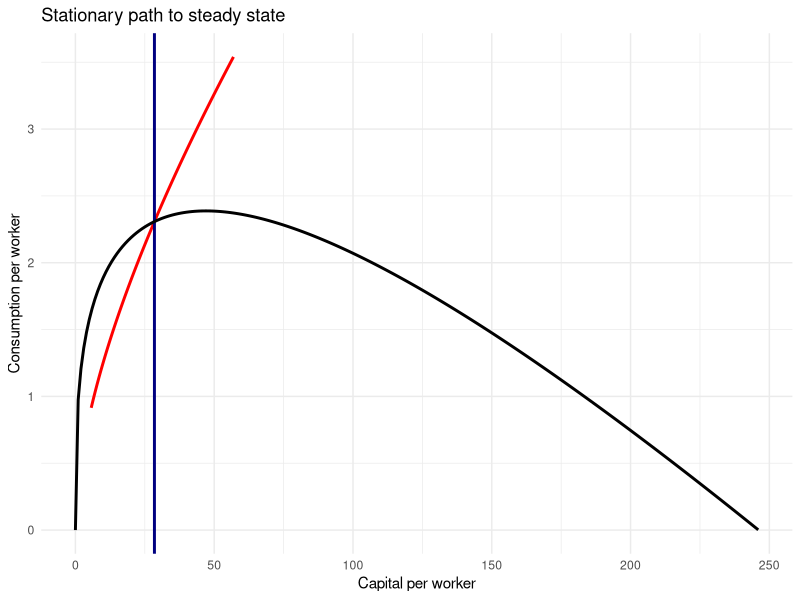
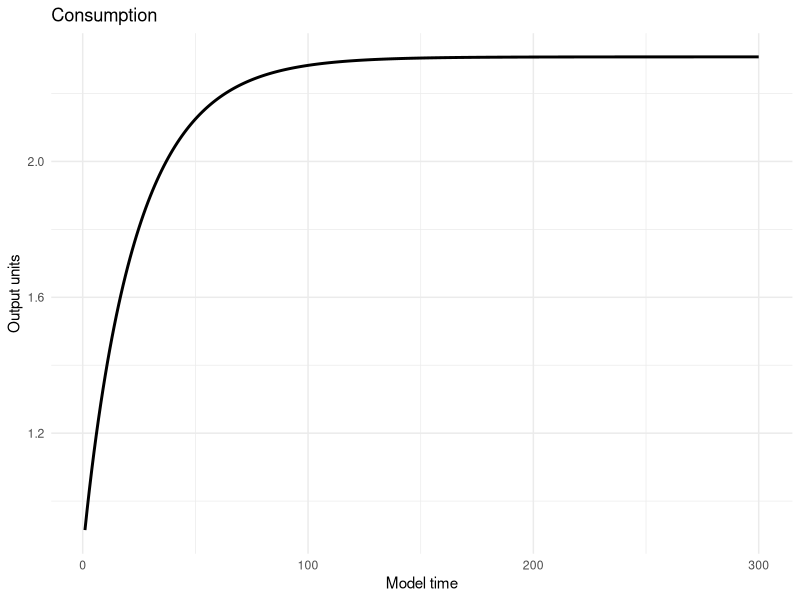
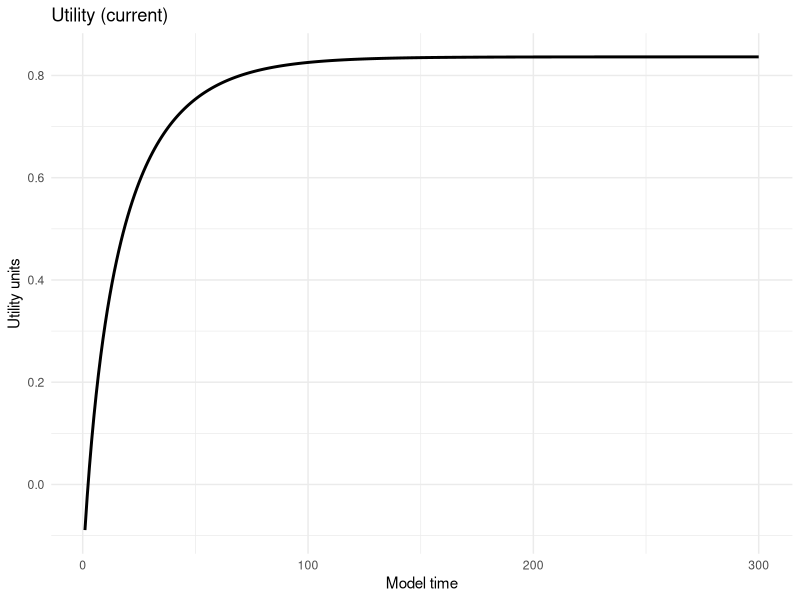
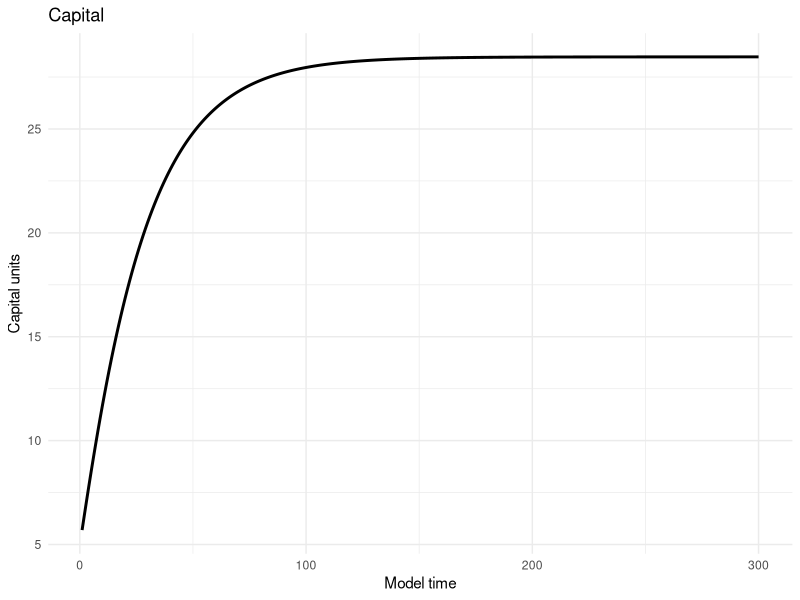
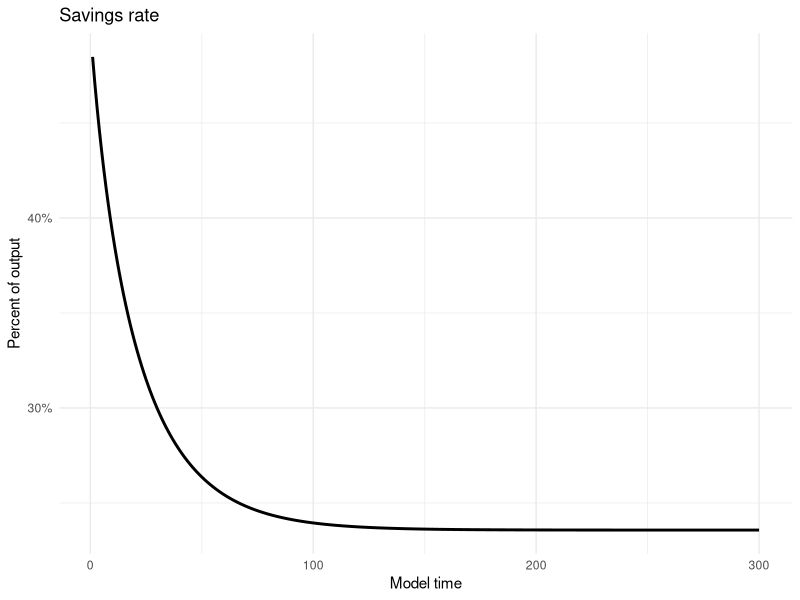
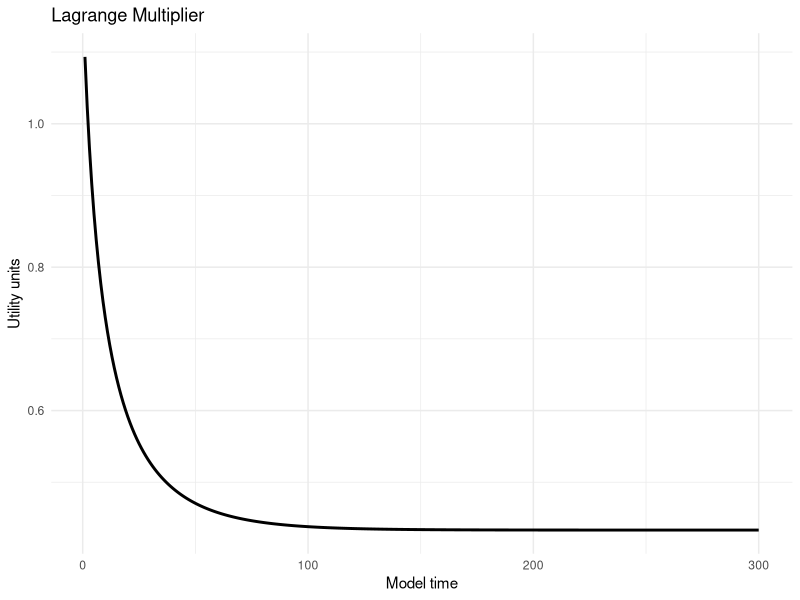
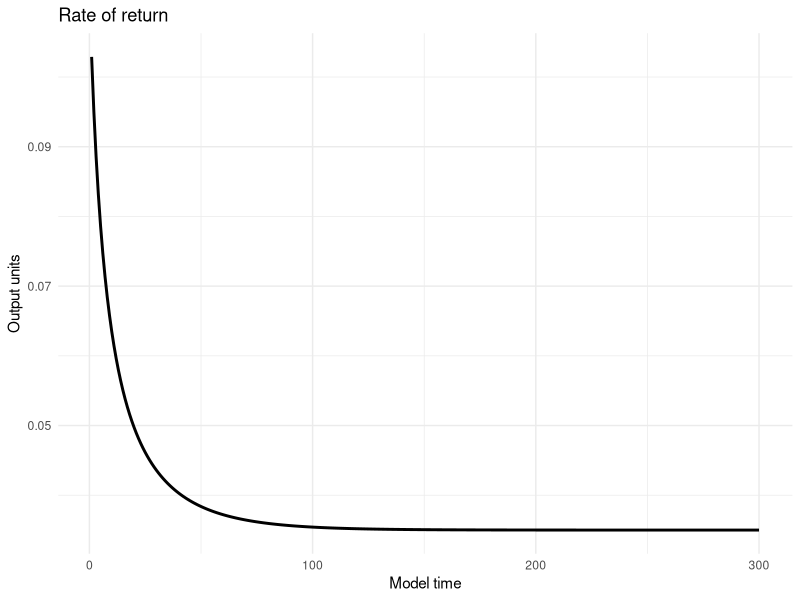

Here is the R script that generated these plots, in order:
## ---- chunk 1

knitr::opts_chunk$set(cache = TRUE, message = FALSE, warning = FALSE)

library(tidyverse)

##############################

a = 0.33 # capital share of output
p = 0.02 # discount rate
g = 1 # crra utility parameter
d = 0.015 # depreciation rate
n = 0.01 # workforce/population growth rate
TE = 300 # terminal time period. needs to be big enough for model to converge, small enough to run up to 5k iterations.

##############################

u_c = 
  function(c, g){
    if( g == 1 ){
      u = log(c)
    }else{
      u = (c^(1-g))/(1-g)
    }
    return(u)
  }

u_prime = 
  function(c, g){
    u_prime = c^(-g)
    return(u_prime)
  }

little_f = 
  function(k, a){
    lil_f = k^a
    return(lil_f)
  }

little_f_prime =
  function(k, a){
    lil_f_prime = a*k^(a-1)
    return(lil_f_prime)
  }

k_next = 
  function(k,c, a, n, d){
    k_next = k + little_f(k, a) - (n + d)*k - c 
    k_out = max(k_next,0)
    return(k_out)
  }

c_next = 
  function(k,c, a, n, d, g, p){
    c_next = c + c*(little_f_prime(k,a) - d - p)/g
    c_out = max(c_next,0)
    return(c_out)
  }

stationary_k_curve = 
  function(k, a, n, d){
    c = 
      k^a - (n+d)*k
    
    return(c)
  }
    
k_ss = 
  (a/(p+d))^(1/(1-a))

c_ss = 
  k_ss^a - (n+d)*k_ss


## ---- chunk 2


shooting_function = 
  function(c0, k0, tmax = TE){
    
    if( c0 > little_f(k0,a) ){stop("Consumption is infeasible.")}
    
    c_vec = rep(0, tmax )
    k_vec = rep(0, tmax )
    
    c_vec[1] = c0
    k_vec[1] = k0
    
    for(t in 2:tmax){
      
      
      k_vec[t] = 
        k_next( k_vec[(t-1)], c_vec[(t-1)], a, n, d)
      
      c_vec[t] = 
        c_next( k_vec[(t-1)], c_vec[(t-1)], a, n, d, g, p)
      
    }
    
    return(list(k_vec,c_vec))
  }

bisection_function = 
  function( k0, tmax = TE, tol = 1e-4, max_iter = 5000, k_ter = k_ss, c_ter = c_ss
           ){
    
    # right now will only work for guesses in the lower stable region
    
    c0_upper = little_f(k0, a)
    
    if( k0 > k_ter){
      c0_lower = stationary_k_curve(k0, a, n, d)
    }else{
      c0_lower = 0
    }
    
    i=0
    error_k = tol + 1
    error_c = tol + 1
    while(i < max_iter & (error_k > tol | error_c > tol) ){
      
      c0 = (c0_lower+c0_upper)/2
      
      k_vec = shooting_function(c0, k0)[[1]]
      c_vec = shooting_function(c0, k0)[[2]]
      
      if(k_vec[tmax] > k_ter & c_vec[tmax] < c_ter){
        c0_lower = c0 
      }else if(k_vec[tmax] < k_ter & c_vec[tmax] < c_ter){
        c0_upper = c0
      }else if(k_vec[tmax] < k_ter & c_vec[tmax] > c_ter){
        c0_upper = c0
      }
      
      error_k = abs(k_vec[tmax] - k_ter)
      error_c = abs(c_vec[tmax] - c_ter)
      
      i = i+1
      
      }
      
    out_tbl = 
      data.frame(
        capital = k_vec,
        consump = c_vec,
        time = 1:tmax,
        iter = rep(i, TE),
        error_cap = rep(error_k, TE),
        error_cons = rep(error_c, TE)
      )
    
    return(out_tbl)
  }

## ---- chunk 3
# we should pick arbitrary, but reasonable, starting points:

# to draw the full saddle path, we need one segment that starts "below" the steady state...
lower_sp =  
  bisection_function(0.2*k_ss)

# ...and one that starts "above" the steady state
upper_sp =  
  bisection_function(2*k_ss)

## ---- chunk 4

ggplot( ) + 
  geom_line(
    data = lower_sp |> 
      bind_rows(
        upper_sp
      ),
    aes(x = capital, y = consump),
    linewidth=1,color='red') + 
  geom_vline(xintercept = k_ss, linewidth = 1, color = 'navyblue') +
  geom_line(data = 
              tibble(
                k = seq(0,(n+d)^(-(1/(1-a))),1),
                c = stationary_k_curve(k,a,n,d)
              ),
            aes( x = k, y = c),
            linewidth = 1
            ) +
  labs(title = paste0("Stationary path to steady state"), x = "Capital per worker", y = "Consumption per worker") + 
  theme_minimal()
## ---- chunk 5
lower_sp  |> 
  ggplot(aes(x = time, y = consump) ) + 
  geom_line(linewidth = 1) + 
  labs(title = "Consumption", x = "Model time", y = "Output units") + 
  theme_minimal()

lower_sp  |> 
  mutate( utility_cur = u_c(consump, g)) |> 
  ggplot(aes(x = time, y = utility_cur) ) + 
  geom_line(linewidth = 1) + 
  labs(title = "Utility (current)", x = "Model time", y = "Utility units") + 
  theme_minimal()

lower_sp  |> 
  ggplot(aes(x = time, y = capital) ) + 
  geom_line(linewidth = 1) + 
  labs(title = "Capital", x = "Model time", y = "Capital units") + 
  theme_minimal()

lower_sp  |> 
  ggplot(aes(x = time, y = (little_f(capital,a)-consump)/little_f(capital,a) ) ) + 
  geom_line(linewidth = 1) + 
  scale_y_continuous(labels = scales::percent_format()) +
  labs(title = "Savings rate", x = "Model time", y = "Percent of output") + 
  theme_minimal()

lower_sp  |> 
  ggplot(aes(x = time, y = u_prime(consump,g)) ) + 
  geom_line(linewidth = 1) + 
  labs(title = "Lagrange Multiplier", x = "Model time", y = "Utility units") + 
  theme_minimal()

lower_sp |> 
  ggplot(aes(x = time, y = little_f_prime(capital,a)) ) + 
  geom_line(linewidth = 1) + 
  labs(title = "Rate of return", x = "Model time", y = "Output units") + 
  theme_minimal()

